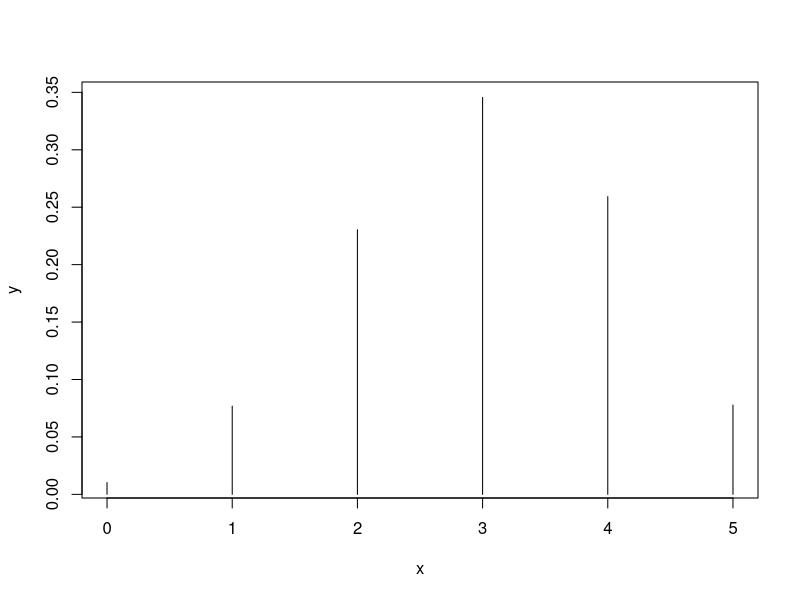
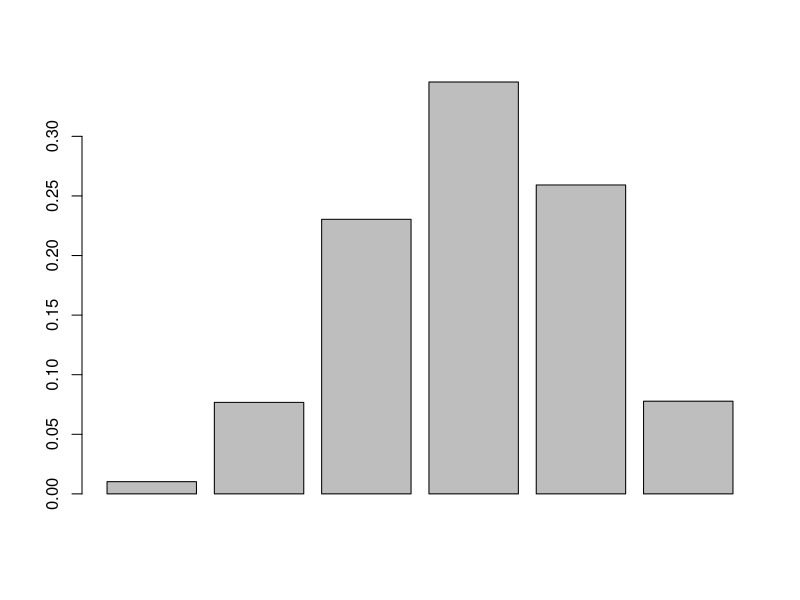
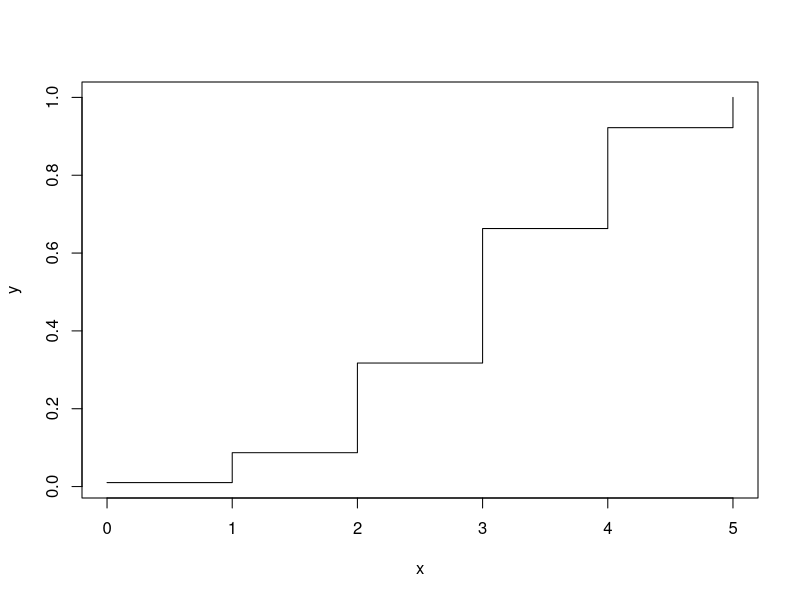

Source code (R) for these figures, in order:
#Question 1
dbinom(0,5,0.6)
dbinom(1,5,0.6)
#Question 2
x<-seq(0,5,by=1)
y<-dbinom(x,5,0.6)
plot(x,y,type = "h")
barplot(y)
#Question 3
pbinom(1,5,0.6)
pbinom(4,5,0.6)
#Question 4
y<-pbinom(x,5,0.6)
plot(x,y,type = "s")
#Question 5
y<-abs(pbinom(x,5,0.6)-0.25)
which.min(y)
qbinom(0.25,5,0.6)
#   q corespond au quantile pour la loi binomiale de taille 5 pour la proba 0.25

#question 6
rbinom(20,5,0.6)